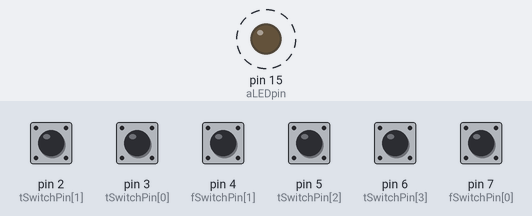
This sketch was run on a simulated Arduino Leonardo, built with avr-gcc and run on an emulated ATmega32U4. On the bench: output pins drawn as LEDs (lit = HIGH). Dashed ring = blinking. Inputs (shaded band) come from the test bench; at power-on: pin 2 (tSwitchPin[1]), pin 3 (tSwitchPin[0]), pin 4 (fSwitchPin[1]), pin 5 (tSwitchPin[2]), pin 6 (tSwitchPin[3]), pin 7 (fSwitchPin[0]) LOW. USB keyboard and mouse output is not drawn.

Above: at 0.1 s.
Timing chart, 0 to 3.0 s (numbered marks = the images above):
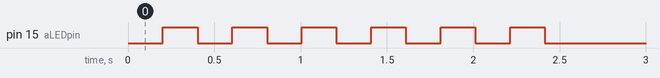

Measured:
- by itself, pin 15 (aLEDpin): alternates HIGH for 0.20 s and LOW for 0.20 s, 12 changes in all, then stays LOW

The sketch:

HotkeyStompbox.ino
```cpp
/*  Hotkey Stompbox
 *
 * Hardware:
 *  RP2040 microcontroller board
 *  2x footswitch
 *  4x tactile micro switches
 *
 *  by Barito 2025
*/

#include <Keyboard.h>

#define FOOT_SWITCHES 2
#define TACT_SWITCHES 4
#define LATCHING

const byte fSwitchPin[FOOT_SWITCHES] = {7, 4}; //SW1, SW2
const byte tSwitchPin[TACT_SWITCHES] = {3, 2, 5, 6}; //SW3, SW4, SW5, SW6
const byte aLEDpin = 15; //activity LED
boolean fState[FOOT_SWITCHES];
boolean tState[TACT_SWITCHES];
boolean LEDstate;
unsigned long fDebT[FOOT_SWITCHES];
unsigned long tDebT[TACT_SWITCHES];

const int dbTime = 100;

byte fKeys[FOOT_SWITCHES] =  {' ', 't'};
byte tKeys[TACT_SWITCHES] =  {'i', 'j', 'k', 'l'};

unsigned long lifeTime;
byte lifeCount;

const unsigned long noLossDel = 10;

void setup() {
  for (int a=0; a<FOOT_SWITCHES; a++){
    pinMode(fSwitchPin[a], INPUT);
    fState[a] = digitalRead(fSwitchPin[a]);
  }
  for (int a=0; a<TACT_SWITCHES; a++){
    pinMode(tSwitchPin[a], INPUT);
    tState[a] = digitalRead(tSwitchPin[a]);
  }
  pinMode(aLEDpin, OUTPUT);
  Keyboard.begin();
}

void loop() {
  LifeCheck();
  Foot_Press();
  Tact_Press();
}

void Foot_Press(){
  for (int a=0; a<FOOT_SWITCHES; a++){
    if(digitalRead(fSwitchPin[a]) != fState[a] && millis() - fDebT[a] > dbTime){
      fState[a] = !fState[a];
      fDebT[a] = millis();
      #ifdef LATCHING
        Keyboard.write(fKeys[a]);
        delay(noLossDel);
      #else
        if(fState[a]==HIGH){//at press
          Keyboard.write(fKeys[a]);
          delay(noLossDel);
        }
      #endif
    }
  }
}

void Tact_Press(){
  for (int a=0; a<TACT_SWITCHES; a++){
    if(digitalRead(tSwitchPin[a]) != tState[a] && millis() - tDebT[a] > dbTime){
      tState[a] = !tState[a];
      tDebT[a] = millis();
      if(tState[a]==HIGH){//at press
        Keyboard.write(tKeys[a]);
        delay(noLossDel);
      }
    }
  }
}

void LifeCheck(){
  if(lifeCount <= 11 && millis()-lifeTime > 200){
    lifeTime = millis();
    lifeCount++;
    LEDstate =! LEDstate;
  }
  digitalWrite(aLEDpin, LEDstate);
}
```
